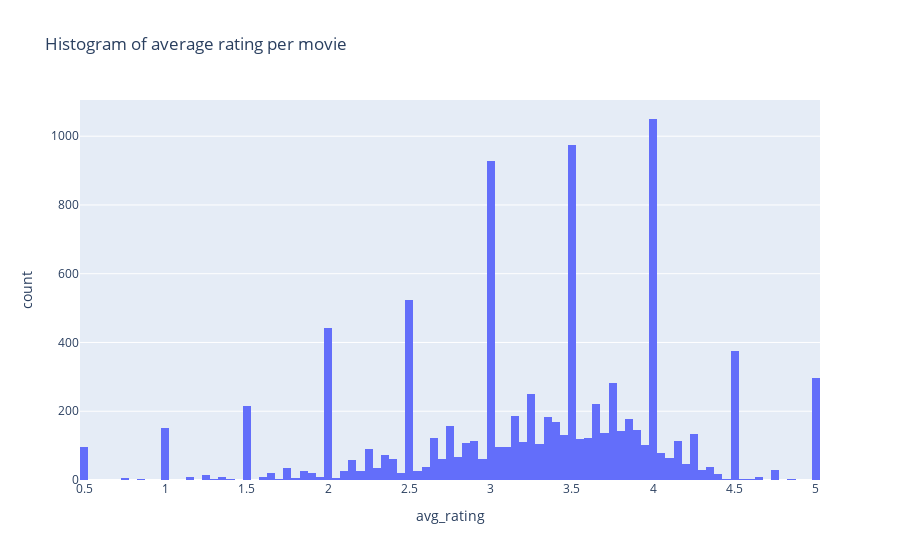

The cell this chart's notebook holds for it:
### Code cell
px.histogram(movie_rating_avg_df, x='avg_rating', title='Histogram of average rating per movie')

### Figure 1 — Plotly figure (JSON) as saved in the notebook; plotly's stock layout.template omitted (floating-point values rounded to 4 significant figures; data arrays with more than 128 entries replaced by an {"elided": "..."} marker saying what was removed)
{"data": [{"alignmentgroup": "True", "bingroup": "x", "hovertemplate": "avg_rating=%{x}<br>count=%{y}<extra></extra>", "legendgroup": "", "marker": {"color": "#636efa", "pattern": {"shape": ""}}, "name": "", "offsetgroup": "", "orientation": "v", "showlegend": false, "type": "histogram", "x": {"elided": "9724 float values"}, "xaxis": "x", "yaxis": "y"}], "layout": {"barmode": "relative", "legend": {"tracegroupgap": 0}, "title": {"text": "Histogram of average rating per movie"}, "xaxis": {"anchor": "y", "domain": [0, 1], "title": {"text": "avg_rating"}}, "yaxis": {"anchor": "x", "domain": [0, 1], "title": {"text": "count"}}}}
